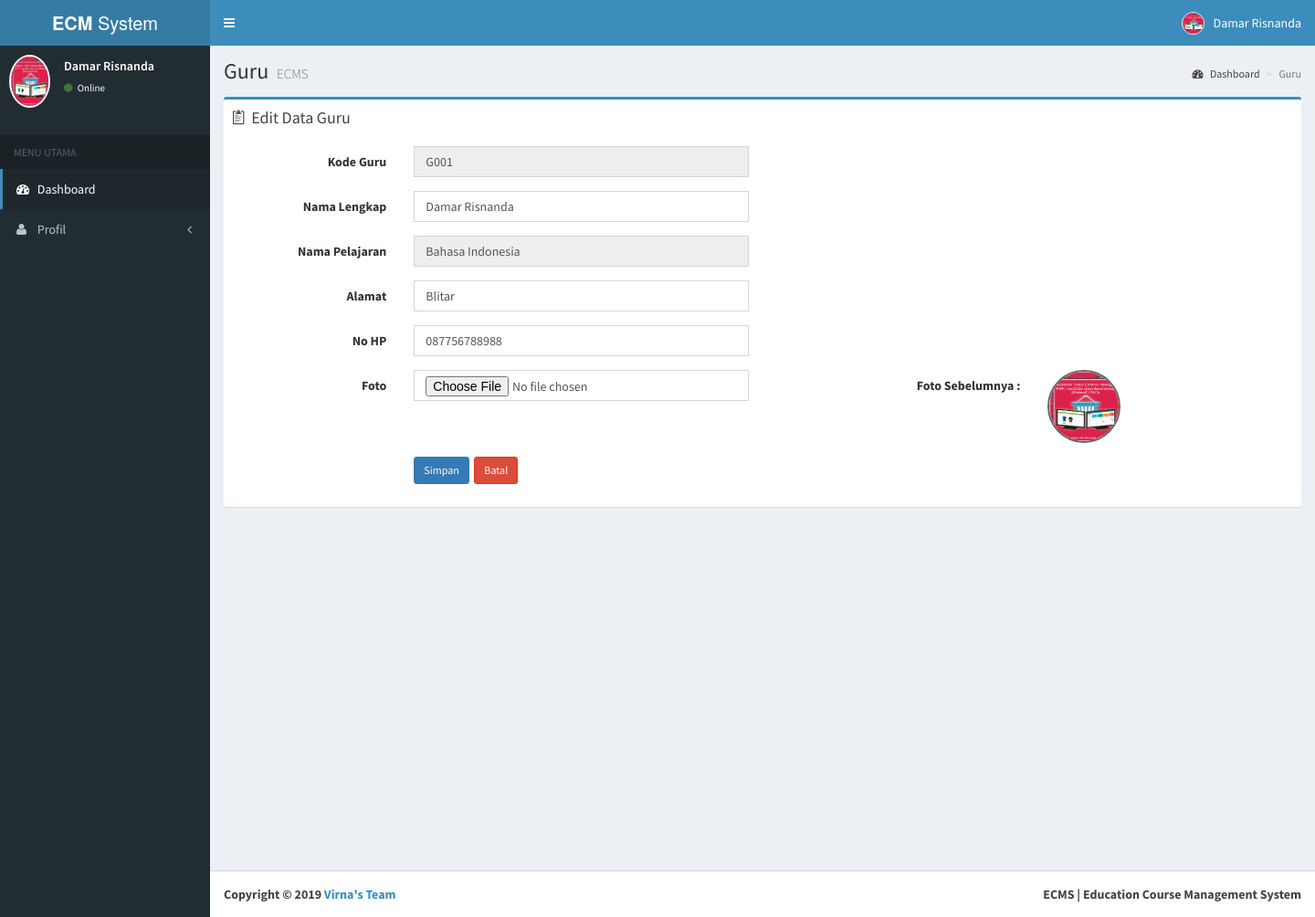
Page /guru/edit-guru.php (signed in) on the committed database.
### tables this page shows
CREATE TABLE `guru` (
  `kd_guru` char(6) NOT NULL,
  `user_id` char(5) NOT NULL,
  `nama_guru` char(50) NOT NULL,
  `alamat_guru` varchar(50) NOT NULL,
  `no_hp` char(12) NOT NULL,
  `gambar` varchar(100) NOT NULL,
  PRIMARY KEY (`kd_guru`)
);

CREATE TABLE `pelajaran` (
  `kd_pelajaran` char(6) NOT NULL,
  `kd_guru` char(5) NOT NULL,
  `nama_pelajaran` varchar(16) NOT NULL,
  `nama_guru` char(20) NOT NULL,
  `kategori_kelas` char(9) NOT NULL,
  PRIMARY KEY (`kd_pelajaran`)
);

### guru/edit-guru.php (the view, shortened to what this page needs)
<?php
if (empty($_SESSION['username'])) {
    header('location:../admin/index.php');
} else {
    include "../conn.php";
    ?>
    <!DOCTYPE html>
    <html>
        <head>
            <link rel="stylesheet" href="../bootstrap/css/bootstrap.min.css">
            <link rel="stylesheet" href="../css/font-awesome.min.css">
            <link rel="stylesheet" href="../css/ionicons.min.css">
            <link rel="stylesheet" href="../dist/css/AdminLTE.min.css">
            <link rel="stylesheet" href="../dist/css/skins/_all-skins.min.css">
            <link rel="stylesheet" href="../plugins/iCheck/flat/blue.css">
            <link rel="stylesheet" href="../plugins/morris/morris.css">
            <link rel="stylesheet" href="../plugins/jvectormap/jquery-jvectormap-1.2.2.css">
            <link rel="stylesheet" href="../plugins/datepicker/datepicker3.css">
            <link rel="stylesheet" href="../plugins/daterangepicker/daterangepicker-bs3.css">
            <link rel="stylesheet" href="../plugins/bootstrap-wysihtml5/bootstrap3-wysihtml5.min.css">
        </head>
        <body class="hold-transition skin-blue sidebar-mini">
            <div class="wrapper">
                <?php include "../header.php"; ?>
                <?php
                if ($_SESSION['privilege'] == "superuser") {
                    include "../admin/menu.php";
                } else {
                    include "../guru/menu_guru.php";
                }
                ?>
            <?php } ?>
            <div class="content-wrapper">
                <section class="content-header">
                    <h1>
                        Guru
                        <small>ECMS</small>
                    </h1>
                    <?php
                    if ($_SESSION['privilege'] == "admin") {
                        ?> <ol class="breadcrumb">
                            <li><a href="d_guru.php"><i class="fa fa-dashboard"></i> Dashboard</a></li>
                            <li class="active">Guru</li>
                        </ol>
                        <?php
                    }
                    ?>
                </section>
                <section class="content">
                    <div class="row">
                        <section class="col-lg-12 connectedSortable">
                            <div class="box box-primary">
                                <div class="box-header">
                                    <i class="ion ion-clipboard"></i>
                                    <h3 class="box-title">Edit Data Guru</h3>
                                </div>
                                <?php
                                if ($_SESSION['privilege'] == "admin") {
                                    $sql = mysqli_query($koneksi, "select g.kd_guru, u.user_id, u.username, pel.nama_pelajaran ,u.privilege, g.nama_guru, g.alamat_guru, g.no_hp, g.gambar from guru g inner join pelajaran pel on g.kd_guru = pel.kd_guru  inner join user u on u.user_id = g.user_id where username='" . $_SESSION['username'] . "'");
                                    if (mysqli_num_rows($sql) == 0) {
                                        header("Location: ../guru/d_guru.php");
                                    } else {
                                        $row = mysqli_fetch_assoc($sql);
                                    }
                                    ?>
                                    <div class="box-body">
                                        <form class="form-horizontal style-form" action="" method="post" enctype="multipart/form-data" name="form1" id="form1">
                                            <div class="form-group">
                                                <label class="col-sm-2 col-sm-2 control-label">Kode Guru</label>
                                                <div class="col-sm-4">
                                                    <input name="kd_guru" type="text" id="kd_guru" class="form-control" value="<?php echo $row["kd_guru"]; ?>" placeholder="Auto Number" readonly="readonly" autofocus="on" />
                                                </div>
                                            </div>
                                            <div class="form-group">
                                                <label class="col-sm-2 col-sm-2 control-label">Nama Lengkap</label>
                                                <div class="col-sm-4">
                                                    <input name="nama_guru" type="text" id="nama" class="form-control" value="<?php echo $row['nama_guru']; ?>" placeholder="Nama Karyawan" autocomplete="off" required />
                                                </div>
                                            </div>
                                            <div class="form-group">
                                                <label class="col-sm-2 col-sm-2 control-label">Nama Pelajaran</label>
                                                <div class="col-sm-4">
                                                    <input name="nama_guru" type="text" id="nama" class="form-control" value="<?php echo $row['nama_pelajaran']; ?>" placeholder="Nama Pelajaran" readonly="readonly" autofocus="on" />
                                                </div>
                                            </div>
                                            <div class="form-group">
                                                <label class="col-sm-2 col-sm-2 control-label">Alamat</label>
                                                <div class="col-sm-4">
                                                    <input name="alamat_guru" type="text" id="alamat" class="form-control" value="<?php echo $row['alamat_guru']; ?>" placeholder="Bagian" autocomplete="off" required />
                                                </div>
                                            </div>
                                            <div class="form-group">
                                                <label class="col-sm-2 col-sm-2 control-label">No HP</label>
                                                <div class="col-sm-4">
                                                    <input name="no_hp" type="text" id="no_hp" class="form-control" maxlength="12" minlength="12" value="<?php echo $row['no_hp']; ?>" placeholder="Bagian" autocomplete="off" required />
                                                </div>
                                            </div>
                                            <div class="form-group">
                                                <label class="col-sm-2 col-sm-2 control-label">Foto </label>
                                                <div class="col-sm-4">
                                                    <input name="nama_file" type="file"  id="nama_file" class="form-control" placeholder="Pilih Foto Anda"  />
                                                </div>
                                                <label class="col-sm-3 col-sm-3 control-label">Foto Sebelumnya : </label>
                                                <div class="col-sm-3">
                                                    <img src="<?php echo $row['gambar']; ?>" class="img-circle" height="80" width="80" style="border: 2px solid #666666;" />
                                                </div>
                                            </div>
                                            <div class="form-group">
                                                <label class="col-sm-2 col-sm-2 control-label"></label>
                                                <div class="col-sm-10">
                                                    <input type="submit" name="update" value="Simpan" class="btn btn-sm btn-primary" />&nbsp;
                                                    <a href="d_guru.php" class="btn btn-sm btn-danger">Batal </a>
                                                </div>
                                            </div>
                                        </form>
                                    </div>
                                    <?php
                                }
                                ?>
                            </div>
                        </section>
                    </div>
                </section>
            </div>
            <?php include "../footer.php"; ?>
        </div>
    </body>
</html>

### header.php (shortened to what this page needs)
<header class="main-header">
    <a href="#" class="logo">
        <span class="logo-lg"><b>ECM</b> System </span>
    </a>
    <nav class="navbar navbar-static-top" role="navigation">
        <a href="#" class="sidebar-toggle" data-toggle="offcanvas" role="button">
        </a>
<div class="navbar-custom-menu">
    <ul class="nav navbar-nav">
        <li class="dropdown user user-menu">
            <a href="#" class="dropdown-toggle" data-toggle="dropdown">
                <?php
                if ($_SESSION['privilege'] == "admin" ) {
                    $q_header = mysqli_query($koneksi, "select g.gambar from guru g inner join user u on u.user_id = g.user_id where kd_guru='" . $_SESSION['username'] . "'");
                    $header = mysqli_fetch_array($q_header);
                    ?>
                    <img src="<?php echo $header['gambar']; ?>" class="user-image" style="border: 1px solid white;" alt="User Image">
                    <?php
                }
                ?>
                <span class="hidden-xs"><?php echo $_SESSION['fullname']; ?></span>
            </a>
        </li>
    </ul>
</div>
</nav>
</header>

### guru/menu_guru.php (shortened to what this page needs)
<aside class="main-sidebar">
    <section class="sidebar">
        <div class="user-panel">
            <div class="pull-left image">
                <?php
                if ($_SESSION['privilege'] == "admin") {
                    $qu = mysqli_query($koneksi, "select u.username, g.gambar from guru g inner join user u on u.user_id = g.user_id where username='" . $_SESSION['username'] . "'");
                    $row_akun = mysqli_fetch_array($qu);
                    ?>
                    <img src="<?php echo $row_akun['gambar']; ?>" height="200" width="200" style="border: 2px solid white;" class="img-circle" alt="User Image">
                    <?php
                }
                ?>
            </div>
            <div class="pull-left info">
                <p><?php echo $_SESSION['fullname']; ?></p>
                <a><i class="fa fa-circle text-success"></i> Online</a>
            </div>
        </div><br />
        <ul class="sidebar-menu">
            <li class="header">MENU UTAMA</li>
            <li class="active treeview">
                <a href="../guru/d_guru.php">
                    <i class="fa fa-dashboard"></i> <span>Dashboard</span>
                </a>
            </li>
            <li>
                <a href="#">
                    <i class="fa fa-user"></i> <span>Profil</span> <i class="fa fa-angle-left pull-right"></i>
                </a>
            </li>
    </section>
</aside>

### rows in the picture
guru: gambar (picture), kd_guru "G001", nama_guru "Damar Risnanda", nama_guru "Bahasa Indonesia", alamat_guru "Blitar", no_hp "087756788988"

### other values in the picture
$_SESSION['fullname'] "Damar Risnanda"
